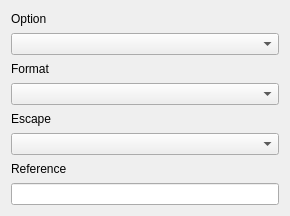
<?xml version="1.0" encoding="UTF-8"?>
<ui version="4.0">
 <class>FilterUi</class>
 <widget class="QWidget" name="FilterUi">
  <property name="geometry">
   <rect>
    <x>0</x>
    <y>0</y>
    <width>286</width>
    <height>216</height>
   </rect>
  </property>
  <property name="windowTitle">
   <string notr="true">Form</string>
  </property>
  <layout class="QGridLayout" name="gridLayout">
   <item row="6" column="0">
    <widget class="QLabel" name="label_2">
     <property name="text">
      <string>Reference</string>
     </property>
    </widget>
   </item>
   <item row="0" column="0">
    <widget class="QLabel" name="label">
     <property name="text">
      <string>Option</string>
     </property>
    </widget>
   </item>
   <item row="3" column="0">
    <widget class="QComboBox" name="comboBoxFormat"/>
   </item>
   <item row="5" column="0">
    <widget class="QComboBox" name="comboBoxEscape"/>
   </item>
   <item row="4" column="0">
    <widget class="QLabel" name="label_4">
     <property name="text">
      <string>Escape</string>
     </property>
    </widget>
   </item>
   <item row="2" column="0">
    <widget class="QLabel" name="label_3">
     <property name="text">
      <string>Format</string>
     </property>
    </widget>
   </item>
   <item row="1" column="0">
    <widget class="QComboBox" name="comboBoxOption"/>
   </item>
   <item row="7" column="0">
    <widget class="QLineEdit" name="lineEditReference">
     <property name="minimumSize">
      <size>
       <width>268</width>
       <height>0</height>
      </size>
     </property>
    </widget>
   </item>
  </layout>
 </widget>
 <resources/>
 <connections/>
</ui>
